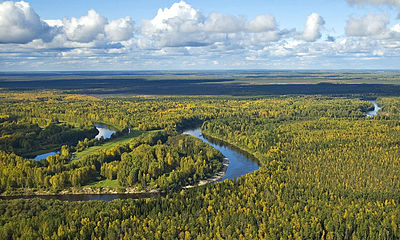
#> input picture Data/Ailleurs/400pxVasy.jpeg, 400 x 240 px; its folder holds only this picture in this run
$ jupyter execute --allow-errors Comatrix_properties.ipynb   (older library calls are emulated)
#> lines starting #> are read from the running program, lines starting #| are printed output that depends on the picture
[cell 1]
import cv2
import matplotlib.pyplot as plt
from skimage.feature import graycomatrix, graycoprops
import numpy as np
from tqdm import tqdm
import os

[cell 2]
sea_images = []
other_images = []

#> (the rest of this cell did not finish here and is left out)

[cell 3]
contrasts_other = []
contrasts_sea = []
dissimilarities_other = []
dissimilarities_sea = []
homogeneities_other = []
homogeneities_sea = []
asm_other = []
asm_sea = []
energy_other = []
energy_sea = []
correlation_other = []
correlation_sea = []

from PIL import Image

w = 1200

dist = [2]
ang = [0]

for file in tqdm(os.listdir("./Data/Ailleurs")):
#     image = Image.open("./Data/Ailleurs/" + file).convert('L').resize((w, w)).crop((0, w/2, w, w))
    image = cv2.imread ("./Data/Ailleurs/" + file ,0)
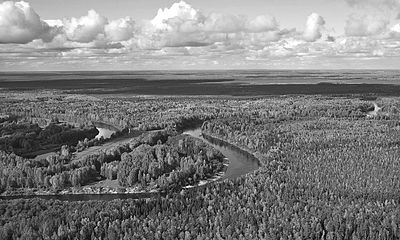
#> image: shape (240, 400); min 0, max 255, mean 125.8
    cv2.resize(image, (w,w))
    glcm = graycomatrix(image, distances=dist, angles=ang, levels=256,
                        symmetric=True, normed=True)

    contrasts_other.append(graycoprops(glcm, 'contrast')[0, 0])
    dissimilarities_other.append(graycoprops(glcm, 'dissimilarity')[0, 0])
    homogeneities_other.append(graycoprops(glcm, 'homogeneity')[0, 0])
    asm_other.append(graycoprops(glcm, 'ASM')[0, 0])
    energy_other.append(graycoprops(glcm, 'energy')[0, 0])
    correlation_other.append(graycoprops(glcm, 'correlation')[0, 0])


#> (the rest of this cell did not finish here and is left out)

[cell 4]
fig, axis = plt.subplots(30, 3, figsize=(20,100))
coprops = []
coprops.append(('contrast', contrasts_other, contrasts_sea))
coprops.append(('dissimilarity', dissimilarities_other, dissimilarities_sea))
coprops.append(('homogeneity', homogeneities_other, homogeneities_sea))
coprops.append(('asm', asm_other, asm_sea))
coprops.append(('energy', energy_other, energy_sea))
coprops.append(('correlation', correlation_other, correlation_sea))

row_index = 0
for coprop in coprops :
    for other_coprop in coprops:
        if coprop == other_coprop: continue
        axis[row_index][0].scatter(coprop[1], other_coprop[1], label="Other", color="r")
        axis[row_index][1].scatter(coprop[2], other_coprop[2], label="Sea", color="b")
        axis[row_index][2].scatter(coprop[1], other_coprop[1], label="Other", color="r")
        axis[row_index][2].scatter(coprop[2], other_coprop[2], label="Sea", color="b")

        axis[row_index][1].set(xlabel=coprop[0])
        axis[row_index][0].set(ylabel=other_coprop[0])
        row_index+= 1
#> this loop made 6 passes
#> coprop on passes 1 to 6: ('contrast', [1200], []), ('dissimilarity', [22.59], []), ('homogeneity', [0.119], []), ('asm', [0.000125], []), ('energy', [0.0112], []), ('correlation', [0.82], [])
#> after the loop, row_index = 30
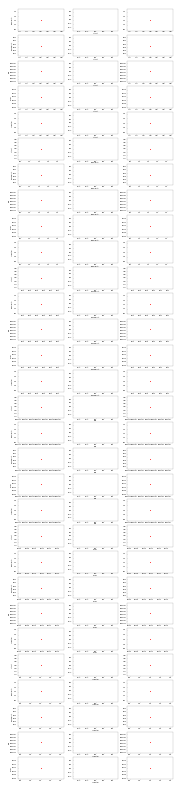
#> figure drawn by matplotlib, 90 panels

[cell 5]
from skimage import feature, transform
def angle_to_hori(p1, p2):
    # source : https://stackoverflow.com/questions/7586063/how-to-calculate-the-angle-between-a-line-and-the-horizontal-axis
    dx = p2[0] - p1[0]
    dy = p2[1] - p1[1]
    theta = np.arctan2(dy, dx)
    return np.degrees(theta)


def compute_hvt_props(imarray):
    """
    Nécessite une image en niveaux gris
    """
    # source : https://scikit-image.org/docs/stable/auto_examples/edges/plot_line_hough_transform.html
    canny_imarray = feature.canny(imarray, 5, 1, 19)  # filtre pour retrouver les contours
    lines = transform.probabilistic_hough_line(canny_imarray, threshold=10, line_length=25, line_gap=10)
    h, v, t = 0, 0, 0
    for p0, p1 in lines:
        angle = np.abs(angle_to_hori(p0, p1))
        if 60 <= angle <= 120 or 240 <= angle <= 300:
            v += 1
        elif 0 <= angle <= 20 or 340 <= angle <= 360 or 160 <= angle <= 200:
            h += 1
        else:
            t += 1
    tot = len(lines) + 1
    return h / tot, v / tot, t / tot, canny_imarray

[cell 6]
from skimage.io import imread
from skimage.transform import resize
from skimage.color import rgb2hsv, rgb2gray
X = []
y = []

w = 1200

dist = [2]
ang = [0]

for file in tqdm(os.listdir("./Data/Ailleurs")):
    img = imread("./Data/Ailleurs/" + file)[:,:,:3]
    img = resize(img, (w,w))
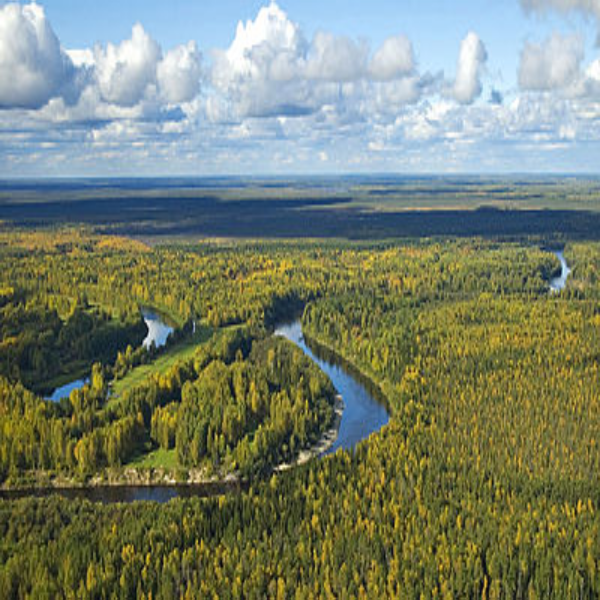
#> img: shape (1200, 1200, 3) float64 (shown at 1/2 size); mean R, G, B 0.477, 0.513, 0.436
    sum = 0
    for i in range(w):
        for j in range(w):
            sum += img[i,j,2]
#> after the loop, sum = 627351.3

    image = cv2.imread ("./Data/Ailleurs/" + file ,0)
    cv2.resize(image, (w,w))
    glcm = graycomatrix(image, distances=[3], angles=[0], levels=256,
                        symmetric=True, normed=True)

    imarray = resize(imread("./Data/Ailleurs/" + file), (800, 800), anti_aliasing=True)
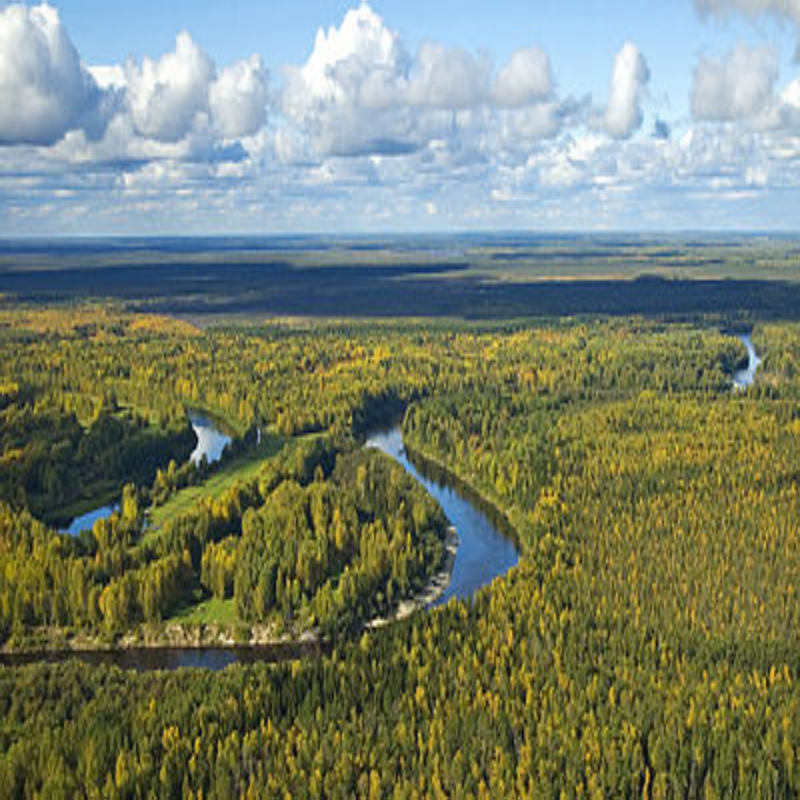
#> imarray: shape (800, 800, 3) float64; mean R, G, B 0.477, 0.513, 0.436
    imarray_l = rgb2gray(imarray[:, :, :3]) * 255
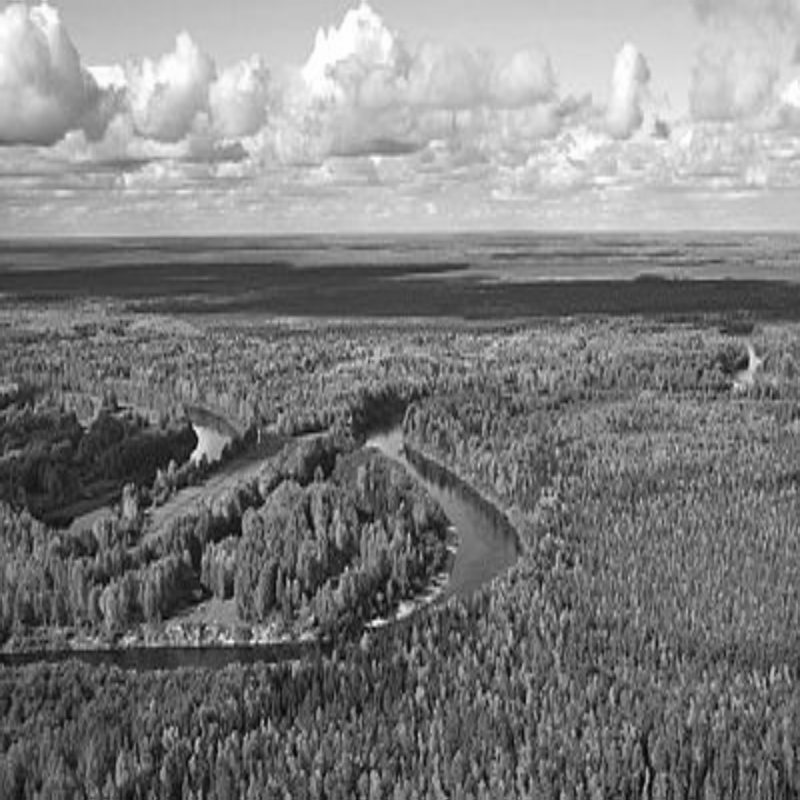
#> imarray_l: shape (800, 800) float64; min 4.88, max 255, mean 127.4
    # im_blurred = nd.median_filter(imarray_l, size=13)
    h, v, t, _ = compute_hvt_props(imarray_l[150:,:])
#> in compute_hvt_props, `canny_imarray = feature.canny(imarray, 5, 1, 19)`:
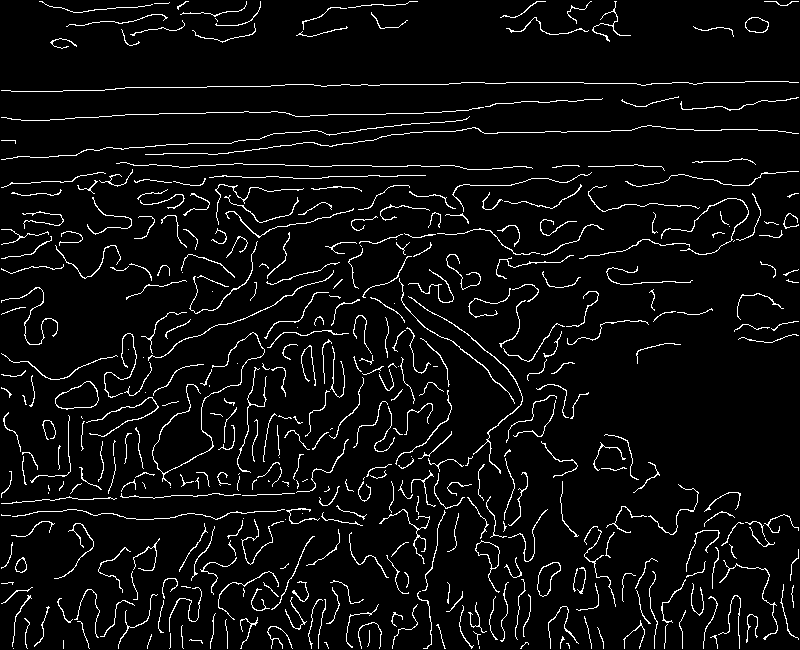
#> canny_imarray: shape (650, 800) bool; 5.4% white in thin lines or dots
#> in compute_hvt_props, `canny_imarray = feature.canny(imarray, 5, 1, 19)`:
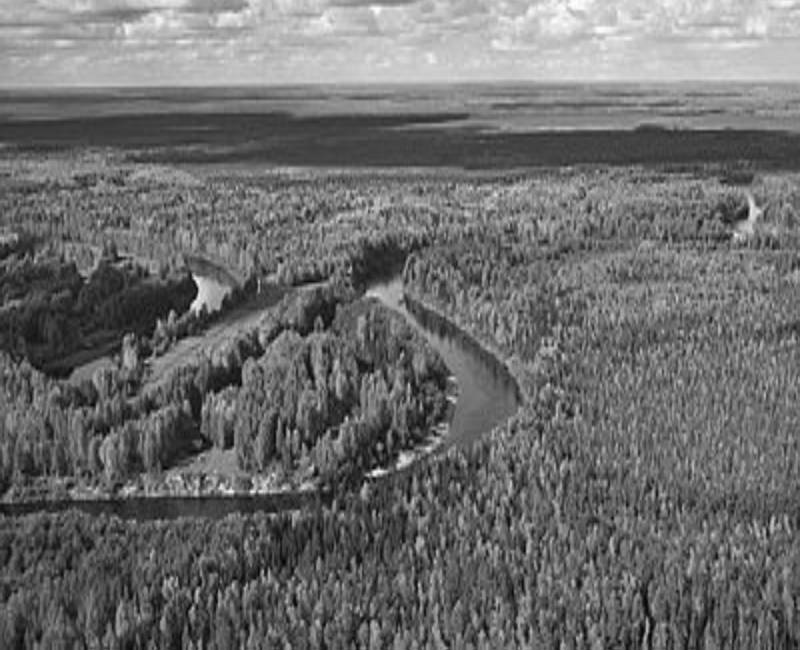
#> imarray: shape (650, 800) float64; min 4.88, max 254.4, mean 109.8
#> in compute_hvt_props, `lines = transform.probabilistic_hough_line(canny_imarray, threshold=10..`: lines = 640 items
#> the loop in compute_hvt_props, `for p0, p1 in lines:` made 640 passes
#> (p0, p1, dx in angle_to_hori, dy in angle_to_hori, theta in angle_to_hori, angle) on passes 1 to 12: ((561, 132), (631, 130), 70, -2, -0.0286, 1.64), ((255, 291), (213, 261), -42, -30, -2.52, 144.5), ((136, 87), (192, 87), 56, 0, 0, 0), ((308, 491), (343, 453), 35, -38, -0.826, 47.35), ((603, 323), (641, 320), 38, -3, -0.0788, 4.51), ((460, 620), (489, 619), 29, -1, -0.0345, 1.97), ((277, 282), (251, 257), -26, -25, -2.38, 136.1), ((310, 115), (423, 113), 113, -2, -0.0177, 1.01), ((177, 222), (160, 181), -17, -41, -1.96, 112.5), ((263, 457), (224, 440), -39, -17, -2.73, 156.4), ((404, 133), (444, 131), 40, -2, -0.05, 2.86), ((542, 205), (498, 200), -44, -5, -3.03, 173.5)
#> angle on passes 61 to 66: 2.66, 178.1, 2.73, 176, 30.65, 175.6
#> after the loop in compute_hvt_props, `for p0, p1 in lines:`: h = 275; t = 296; v = 69
#> in compute_hvt_props, `tot = len(lines) + 1`: tot = 641
#> h = 0.429; v = 0.108; t = 0.462

    img_data = []
    # img_data.append(graycoprops(glcm, 'contrast')[0, 0])
    img_data.append(graycoprops(glcm, 'dissimilarity')[0, 0])
    img_data.append(graycoprops(glcm, 'homogeneity')[0, 0])
#     img_data.append(graycoprops(glcm, 'ASM')[0, 0])
#     img_data.append(graycoprops(glcm, 'energy')[0, 0])
#     img_data.append(graycoprops(glcm, 'correlation')[0, 0])
    img_data.append(sum)
    img_data.append(h)
    img_data.append(v)
    # img_data.append(t)

    X.append(img_data)
    y.append(0)


#> (the rest of this cell did not finish here and is left out)

$ run again, on Data/Ailleurs/alzz.jpeg
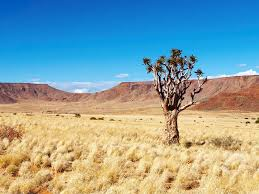
#> input picture Data/Ailleurs/alzz.jpeg, 259 x 194 px
#> the loop `for coprop in coprops :` made 6 passes
#> coprop on passes 1 to 6: ('contrast', [701.6], []), ('dissimilarity', [13.4], []), ('homogeneity', [0.362], []), ('asm', [0.00115], []), ('energy', [0.0339], []), ('correlation', [0.838], [])
#> after the loop `for coprop in coprops :`: row_index = 30
#> after the loop `for i in range(w):`: sum = 911417.6
#> in compute_hvt_props, `canny_imarray = feature.canny(imarray, 5, 1, 19)`:
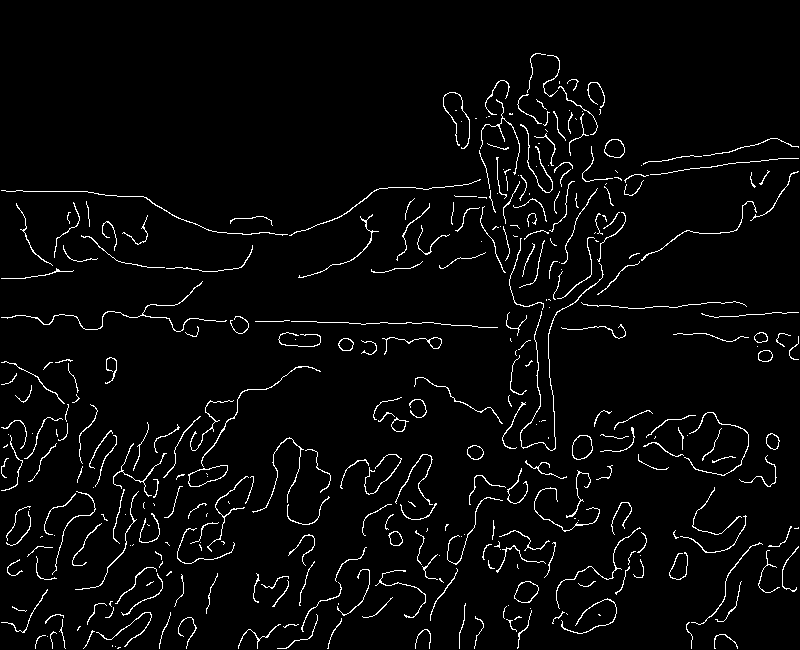
#> canny_imarray: shape (650, 800) bool; 3.5% white in thin lines or dots
#> in compute_hvt_props, `canny_imarray = feature.canny(imarray, 5, 1, 19)`:
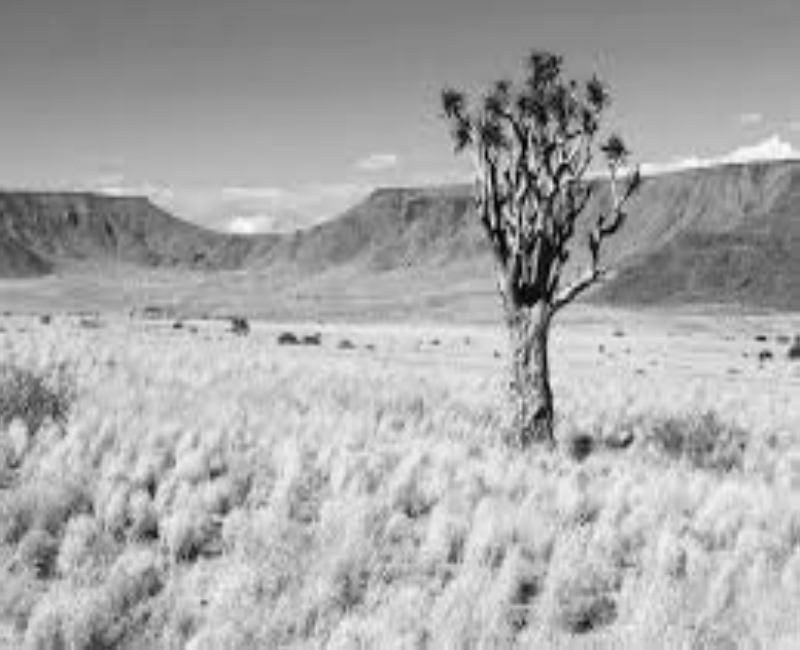
#> imarray: shape (650, 800) float64; min 1.74, max 253.1, mean 168.2
#> lines = 331 items
#> the loop in compute_hvt_props, `for p0, p1 in lines:` made 331 passes
#> (p0, p1, dx in angle_to_hori, dy in angle_to_hori, theta in angle_to_hori, angle) on passes 1 to 8: ((232, 320), (187, 319), -45, -1, -3.12, 178.7), ((415, 323), (317, 322), -98, -1, -3.13, 179.4), ((46, 191), (16, 190), -30, -1, -3.11, 178.1), ((527, 446), (488, 407), -39, -39, -2.36, 135), ((714, 317), (788, 312), 74, -5, -0.0675, 3.87), ((282, 234), (308, 229), 26, -5, -0.19, 10.89), ((251, 234), (212, 231), -39, -3, -3.06, 175.6), ((624, 222), (595, 220), -29, -2, -3.07, 176.1)
#> after the loop in compute_hvt_props, `for p0, p1 in lines:`: h = 107; t = 151; v = 73
#> tot = 332
#> `h, v, t, _ = compute_hvt_props(imarray_l[150:,:])`: h = 0.322; v = 0.22; t = 0.455

$ run again, on Data/Ailleurs/ani7y.jpeg
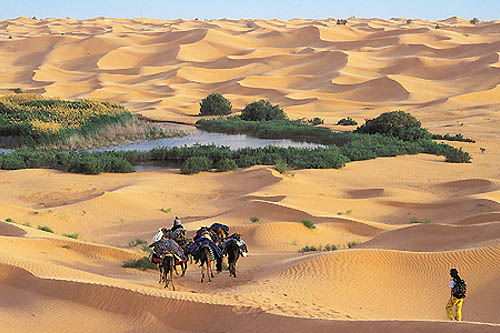
#> input picture Data/Ailleurs/ani7y.jpeg, 500 x 333 px
#> the loop `for coprop in coprops :` made 6 passes
#> coprop on passes 1 to 6: ('contrast', [586.2], []), ('dissimilarity', [12.53], []), ('homogeneity', [0.178], []), ('asm', [0.000332], []), ('energy', [0.0182], []), ('correlation', [0.866], [])
#> after the loop `for coprop in coprops :`: row_index = 30
#> after the loop `for i in range(w):`: sum = 634817.7
#> canny_imarray: shape (650, 800) bool; 3.4% white in thin lines or dots
#> in compute_hvt_props, `canny_imarray = feature.canny(imarray, 5, 1, 19)`:
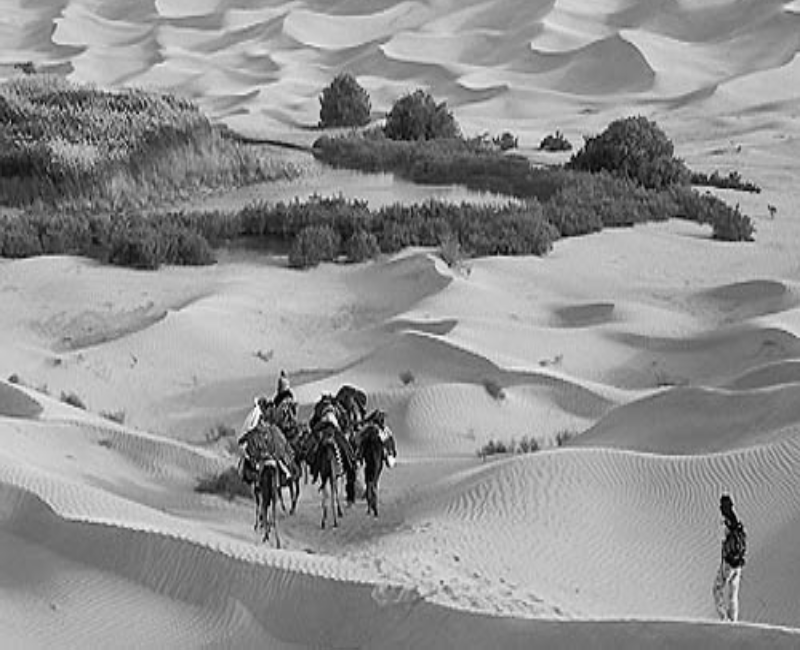
#> imarray: shape (650, 800) float64; min 0.367, max 252.7, mean 146.4
#> lines = 370 items
#> the loop in compute_hvt_props, `for p0, p1 in lines:` made 370 passes
#> (p0, p1, dx in angle_to_hori, dy in angle_to_hori, theta in angle_to_hori, angle, v) on pass 2: ((743, 559), (744, 534), 1, -25, -1.53, 87.71, 1)
#> after the loop in compute_hvt_props, `for p0, p1 in lines:`: h = 270; t = 75; v = 25
#> tot = 371
#> `h, v, t, _ = compute_hvt_props(imarray_l[150:,:])`: h = 0.728; v = 0.0674; t = 0.202
